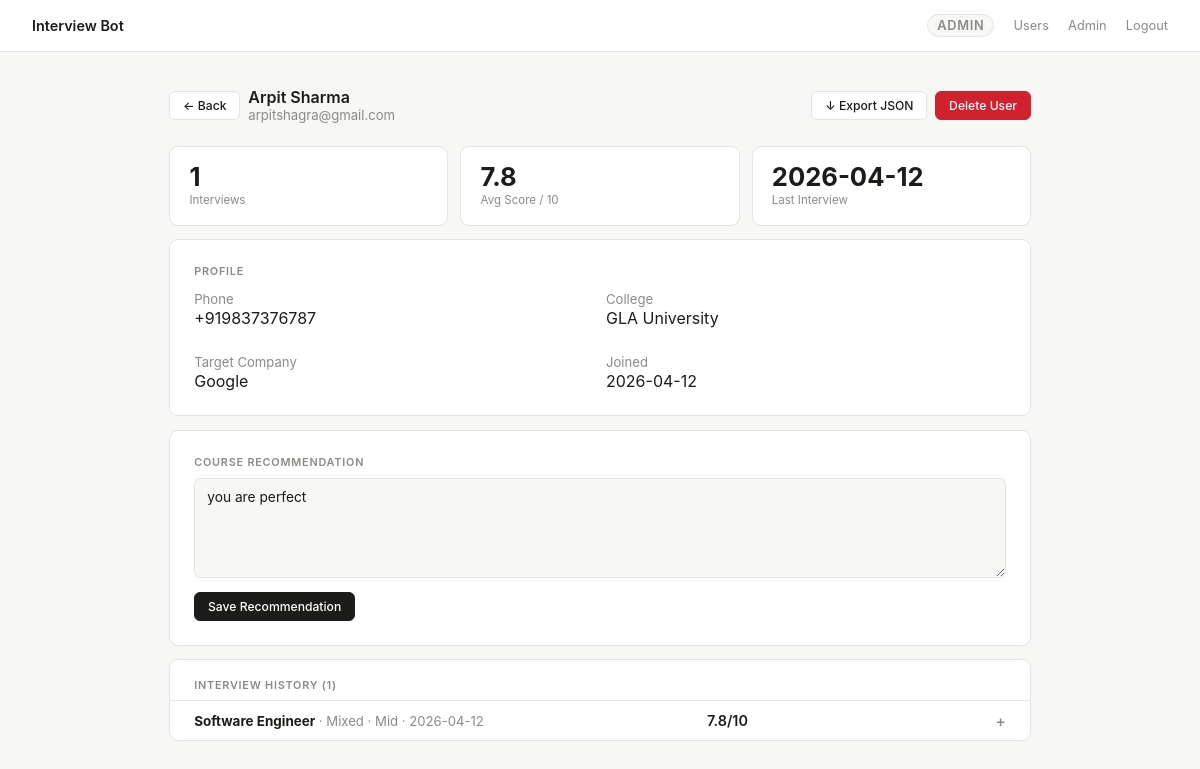
Page /admin/user/2 (signed in) on the committed database.
### tables this page shows
CREATE TABLE users (
        id              INTEGER PRIMARY KEY AUTOINCREMENT,
        name            TEXT NOT NULL,
        email           TEXT NOT NULL UNIQUE,
        password        TEXT NOT NULL,
        phone           TEXT,
        college         TEXT,
        target_company  TEXT,
        role            TEXT DEFAULT 'user',
        created_at      TEXT DEFAULT (datetime('now'))
    );

CREATE TABLE recommendations (
        id          INTEGER PRIMARY KEY AUTOINCREMENT,
        user_id     INTEGER NOT NULL UNIQUE,
        content     TEXT DEFAULT '',
        updated_at  TEXT DEFAULT (datetime('now')),
        FOREIGN KEY(user_id) REFERENCES users(id) ON DELETE CASCADE
    );

CREATE TABLE interviews (
        id          INTEGER PRIMARY KEY AUTOINCREMENT,
        user_id     INTEGER NOT NULL,
        job_role    TEXT,
        experience  TEXT,
        test_type   TEXT,
        avg_score   REAL,
        history     TEXT,
        created_at  TEXT DEFAULT (datetime('now')),
        FOREIGN KEY(user_id) REFERENCES users(id) ON DELETE CASCADE
    );

### app .py (the view)
@app.route("/admin/user/<int:uid>")
@admin_required
def admin_user_detail(uid):
    user       = db.get_user_by_id(uid)
    interviews = db.get_user_interviews(uid)
    stats      = db.get_user_stats(uid)
    rec        = db.get_recommendation(uid)
    if not user:
        return redirect(url_for("admin_dashboard"))
    return render_template("admin_user.html",
                           user=user, interviews=interviews,
                           stats=stats, recommendation=rec)

### app .py (called while the page is built)
def admin_required(f):
    @wraps(f)
    def decorated(*args, **kwargs):
        if "user_id" not in session:
            return redirect(url_for("login"))
        if session.get("role") != "admin":
            return redirect(url_for("user_dashboard"))
        return f(*args, **kwargs)
    return decorated

### database.py (called while the page is built)
def get_db():
    conn = sqlite3.connect(DB_PATH)
    conn.row_factory = sqlite3.Row
    conn.execute("PRAGMA journal_mode=WAL")
    return conn

def get_user_by_id(uid: int):
    conn = get_db()
    row = conn.execute("SELECT * FROM users WHERE id=?", (uid,)).fetchone()
    conn.close()
    return dict(row) if row else None

def get_user_interviews(user_id: int):
    import json
    conn = get_db()
    rows = conn.execute("""
        SELECT * FROM interviews WHERE user_id=? ORDER BY created_at DESC
    """, (user_id,)).fetchall()
    conn.close()
    result = []
    for r in rows:
        d = dict(r)
        d["history"] = json.loads(d["history"] or "[]")
        result.append(d)
    return result

def get_user_stats(user_id: int):
    conn = get_db()
    row = conn.execute("""
        SELECT COUNT(*) as total,
               ROUND(AVG(avg_score), 1) as avg_score,
               MAX(created_at) as last_interview
        FROM interviews WHERE user_id=?
    """, (user_id,)).fetchone()
    conn.close()
    return dict(row) if row else {"total": 0, "avg_score": None, "last_interview": None}

def get_recommendation(user_id: int) -> str:
    conn = get_db()
    row = conn.execute(
        "SELECT content FROM recommendations WHERE user_id=?", (user_id,)
    ).fetchone()
    conn.close()
    return row["content"] if row else ""

### templates/admin_user.html (shortened to what this page needs)
{% extends "base.html" %}
{% block content %}
<div class="row" style="justify-content:space-between;margin-bottom:1.4rem;flex-wrap:wrap;gap:.6rem;">
  <div class="row">
    <a href="{{ url_for('admin_dashboard') }}" class="btn btn-sm">← Back</a>
    <div>
      <h2 style="font-size:1rem;font-weight:600;">{{ user.name }}</h2>
      <p class="muted">{{ user.email }}</p>
    </div>
  </div>
  <div class="row">
    <a href="{{ url_for('export_user', uid=user.id) }}" class="btn btn-sm">↓ Export JSON</a>
    <form method="POST" action="{{ url_for('delete_user', uid=user.id) }}"
          onsubmit="return confirm('Delete {{ user.name }}? This cannot be undone.')">
      <button type="submit" class="btn btn-sm btn-danger">Delete User</button>
    </form>
  </div>
</div>
<div class="stats">
  <div class="stat-card">
    <div class="stat-val">{{ stats.total or 0 }}</div>
    <div class="stat-key">Interviews</div>
  </div>
  <div class="stat-card">
    <div class="stat-val">{{ stats.avg_score or '—' }}</div>
    <div class="stat-key">Avg Score / 10</div>
  </div>
  <div class="stat-card">
    <div class="stat-val">{{ stats.last_interview[:10] if stats.last_interview else '—' }}</div>
    <div class="stat-key">Last Interview</div>
  </div>
</div>
<div class="card">
  <span class="lbl">Profile</span>
  <div class="grid2">
    <div><span class="muted">Phone</span><br>{{ user.phone or '—' }}</div>
    <div><span class="muted">College</span><br>{{ user.college or '—' }}</div>
    <div style="margin-top:.7rem;"><span class="muted">Target Company</span><br>{{ user.target_company or '—' }}</div>
    <div style="margin-top:.7rem;"><span class="muted">Joined</span><br>{{ user.created_at[:10] }}</div>
  </div>
</div>
<div class="card">
  <span class="lbl">Course Recommendation</span>
  <form method="POST" action="{{ url_for('save_recommendation', uid=user.id) }}">
    <textarea name="content" placeholder="Write personalised course recommendations for this user…">{{ recommendation }}</textarea>
    <button type="submit" class="btn btn-primary btn-sm" style="margin-top:.6rem;">Save Recommendation</button>
  </form>
</div>
<div class="card" style="padding:0;">
  <div style="padding:1.1rem 1.5rem .5rem;">
    <span class="lbl" style="margin:0;">Interview History ({{ interviews|length }})</span>
  </div>
  {% if interviews %}
    {% for iv in interviews %}
    <div style="border-top:1px solid var(--border);padding:0 1.5rem;">
      <details>
        <summary>
          <span>
            <strong>{{ iv.job_role }}</strong>
            <span class="muted" style="font-weight:400;"> · {{ iv.test_type | capitalize }} · {{ iv.experience | capitalize }} · {{ iv.created_at[:10] }}</span>
          </span>
          <span style="color:var(--text);font-weight:600;font-size:.9rem;margin-right:1.5rem;">
            {{ iv.avg_score or '—' }}/10
          </span>
        </summary>
      </details>
    </div>
    {% endfor %}
  {% else %}
    <p class="muted" style="padding:1rem 1.5rem;">No interviews yet.</p>
  {% endif %}
</div>
{% endblock %}

### templates/base.html (style rules this page uses)
:root { --bg: #f7f7f6; --white: #ffffff; --border: #e4e4e2; --text: #1c1c1a; --muted: #8a8a86; --accent: #1c1c1a; --green: #1a7f37; --red: #cf222e; --amber: #9a6700; --r: 9px; }
*, *::before, *::after { box-sizing: border-box; margin: 0; padding: 0; }
body { font-family: -apple-system, BlinkMacSystemFont, "Segoe UI", sans-serif; background: var(--bg); color: var(--text); min-height: 100vh; }
a { color: inherit; text-decoration: none; }
.card { background: var(--white); border: 1px solid var(--border); border-radius: var(--r); padding: 1.5rem; margin-bottom: .85rem; }
.lbl { font-size: .68rem; font-weight: 600; letter-spacing: .07em; text-transform: uppercase; color: var(--muted); display: block; margin-bottom: .6rem; }
.btn { display: inline-flex; align-items: center; justify-content: center; gap: .35rem; padding: .6rem 1.3rem; border: 1px solid var(--border); border-radius: 6px; font-size: .84rem; font-family: inherit; font-weight: 500; cursor: pointer; background: var(--white); color: var(--text); transition: background .15s; white-space: nowrap; text-decoration: none; }
.btn-primary { background: var(--accent); color: #fff; border-color: var(--accent); }
.btn-danger { background: var(--red); color: #fff; border-color: var(--red); }
.btn-sm { padding: .38rem .8rem; font-size: .76rem; }
input[type=text], input[type=email], input[type=password], input[type=tel], select, textarea { width: 100%; padding: .6rem .75rem; border: 1px solid var(--border); border-radius: 6px; background: var(--bg); color: var(--text); font-size: .86rem; font-family: inherit; outline: none; transition: border-color .15s; }
textarea { resize: vertical; min-height: 100px; }
.grid2 { display: grid; grid-template-columns: 1fr 1fr; gap: .75rem; }
.stats { display: grid; grid-template-columns: repeat(3, 1fr); gap: .75rem; margin-bottom: .85rem; }
.stat-card { background: var(--white); border: 1px solid var(--border); border-radius: var(--r); padding: 1.1rem 1.2rem; }
.stat-val { font-size: 1.6rem; font-weight: 700; line-height: 1; }
.stat-key { font-size: .72rem; color: var(--muted); margin-top: .2rem; }
details summary { cursor: pointer; font-size: .84rem; font-weight: 500; padding: .6rem 0; list-style: none; display: flex; justify-content: space-between; align-items: center; }
details summary::after { content: "+"; color: var(--muted); font-size: 1rem; }
.row { display: flex; gap: .5rem; flex-wrap: wrap; align-items: center; }
.muted { color: var(--muted); font-size: .82rem; }

### rows in the picture
users: name "Arpit Sharma", email "arpitshagra@gmail.com", phone "+919837376787", college "GLA University", target_company "Google", created_at "2026-04-12"
recommendations: content "you are perfect"
interviews: job_role "Software Engineer", test_type "Mixed", experience "Mid", created_at "2026-04-12", avg_score "7.8"

### other values in the picture
{{ session.name }} "Admin"
{{ stats.total or 0 }} "1"
{{ stats.avg_score or '—' }} "7.8"
{{ stats.last_interview[:10] if stats.last_interview else '—' }} "2026-04-12"
{{ interviews|length }} "1"
